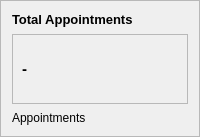
                                   <widget class="QFrame" name="card1_5">
                                    <property name="maximumSize">
                                     <size>
                                      <width>16667</width>
                                      <height>16667</height>
                                     </size>
                                    </property>
                                    <property name="frameShape">
                                     <enum>QFrame::StyledPanel</enum>
                                    </property>
                                    <property name="frameShadow">
                                     <enum>QFrame::Raised</enum>
                                    </property>
                                    <layout class="QVBoxLayout" name="verticalLayout_36">
                                     <property name="spacing">
                                      <number>7</number>
                                     </property>
                                     <property name="leftMargin">
                                      <number>11</number>
                                     </property>
                                     <property name="topMargin">
                                      <number>11</number>
                                     </property>
                                     <property name="rightMargin">
                                      <number>11</number>
                                     </property>
                                     <property name="bottomMargin">
                                      <number>11</number>
                                     </property>
                                     <item>
                                      <widget class="QLabel" name="label_60">
                                       <property name="minimumSize">
                                        <size>
                                         <width>0</width>
                                         <height>0</height>
                                        </size>
                                       </property>
                                       <property name="maximumSize">
                                        <size>
                                         <width>300</width>
                                         <height>16777215</height>
                                        </size>
                                       </property>
                                       <property name="font">
                                        <font>
                                         <pointsize>10</pointsize>
                                         <weight>75</weight>
                                         <bold>true</bold>
                                        </font>
                                       </property>
                                       <property name="styleSheet">
                                        <string notr="true">color: rgb(0, 0, 0);
background-color: none;
font-size:10pt;</string>
                                       </property>
                                       <property name="text">
                                        <string>Total Appointments</string>
                                       </property>
                                      </widget>
                                     </item>
                                     <item>
                                      <widget class="QFrame" name="frame_36">
                                       <property name="styleSheet">
                                        <string notr="true">background-color:none;</string>
                                       </property>
                                       <property name="frameShape">
                                        <enum>QFrame::StyledPanel</enum>
                                       </property>
                                       <property name="frameShadow">
                                        <enum>QFrame::Raised</enum>
                                       </property>
                                       <layout class="QHBoxLayout" name="horizontalLayout_43">
                                        <item>
                                         <widget class="QLabel" name="total_app">
                                          <property name="font">
                                           <font>
                                            <pointsize>11</pointsize>
                                            <weight>75</weight>
                                            <bold>true</bold>
                                           </font>
                                          </property>
                                          <property name="styleSheet">
                                           <string notr="true">color: rgb(0, 0, 0);
font-size:11pt;</string>
                                          </property>
                                          <property name="text">
                                           <string>-</string>
                                          </property>
                                         </widget>
                                        </item>
                                        <item>
                                         <widget class="QLabel" name="label_61">
                                          <property name="minimumSize">
                                           <size>
                                            <width>50</width>
                                            <height>50</height>
                                           </size>
                                          </property>
                                          <property name="maximumSize">
                                           <size>
                                            <width>70</width>
                                            <height>70</height>
                                           </size>
                                          </property>
                                          <property name="text">
                                           <string/>
                                          </property>
                                          <property name="pixmap">
                                           <pixmap resource="scheduler -py full/icons.qrc">:/icons/appointment.png</pixmap>
                                          </property>
                                          <property name="scaledContents">
                                           <bool>true</bool>
                                          </property>
                                         </widget>
                                        </item>
                                       </layout>
                                      </widget>
                                     </item>
                                     <item>
                                      <widget class="QLabel" name="label_63">
                                       <property name="font">
                                        <font/>
                                       </property>
                                       <property name="styleSheet">
                                        <string notr="true">background-color:none;
color: rgb(0, 0, 0);</string>
                                       </property>
                                       <property name="text">
                                        <string>Appointments</string>
                                       </property>
                                      </widget>
                                     </item>
                                    </layout>
                                   </widget>
